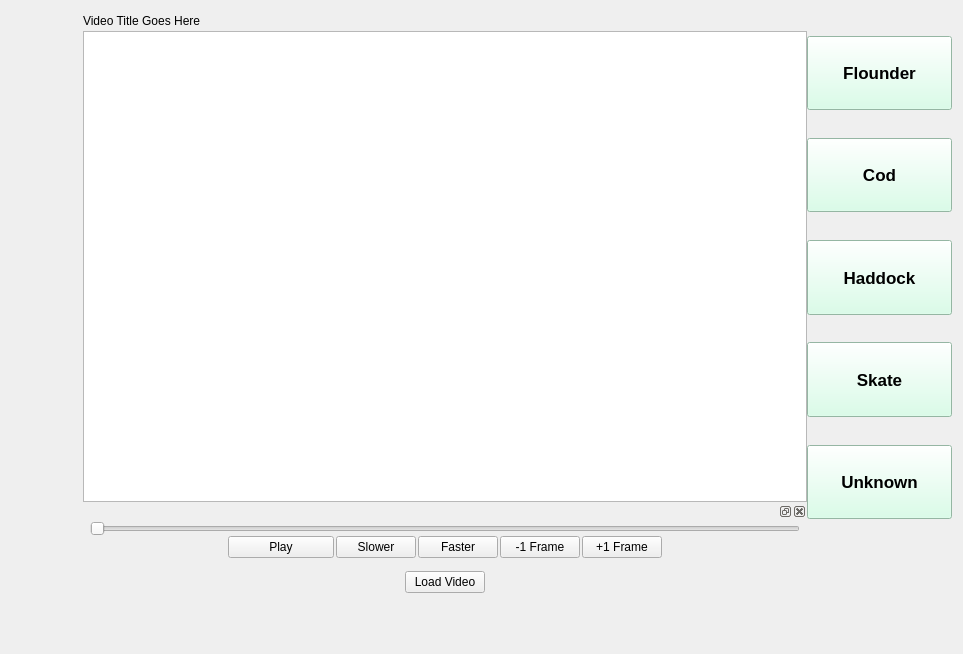
<?xml version="1.0" encoding="UTF-8"?>
<ui version="4.0">
 <class>MainWidget</class>
 <widget class="QWidget" name="MainWidget">
  <property name="geometry">
   <rect>
    <x>0</x>
    <y>0</y>
    <width>963</width>
    <height>654</height>
   </rect>
  </property>
  <property name="windowTitle">
   <string>Form</string>
  </property>
  <property name="autoFillBackground">
   <bool>true</bool>
  </property>
  <layout class="QVBoxLayout" name="verticalLayout">
   <item>
    <layout class="QHBoxLayout" name="horizontalLayout_6" stretch="1,10,2">
     <property name="spacing">
      <number>0</number>
     </property>
     <item>
      <layout class="QVBoxLayout" name="verticalLayout_4">
       <item>
        <spacer name="verticalSpacer_7">
         <property name="orientation">
          <enum>Qt::Vertical</enum>
         </property>
         <property name="sizeHint" stdset="0">
          <size>
           <width>20</width>
           <height>40</height>
          </size>
         </property>
        </spacer>
       </item>
       <item>
        <spacer name="horizontalSpacer_5">
         <property name="orientation">
          <enum>Qt::Horizontal</enum>
         </property>
         <property name="sizeHint" stdset="0">
          <size>
           <width>40</width>
           <height>20</height>
          </size>
         </property>
        </spacer>
       </item>
       <item>
        <spacer name="verticalSpacer_8">
         <property name="orientation">
          <enum>Qt::Vertical</enum>
         </property>
         <property name="sizeHint" stdset="0">
          <size>
           <width>28</width>
           <height>40</height>
          </size>
         </property>
        </spacer>
       </item>
      </layout>
     </item>
     <item>
      <layout class="QVBoxLayout" name="VideoLayout" stretch="0,10,3">
       <property name="spacing">
        <number>0</number>
       </property>
       <property name="sizeConstraint">
        <enum>QLayout::SetNoConstraint</enum>
       </property>
       <item>
        <layout class="QHBoxLayout" name="videoTitleLayout">
         <property name="spacing">
          <number>0</number>
         </property>
         <item>
          <widget class="QLabel" name="videoTitle">
           <property name="text">
            <string>Video Title Goes Here</string>
           </property>
          </widget>
         </item>
         <item>
          <spacer name="horizontalSpacer_3">
           <property name="orientation">
            <enum>Qt::Horizontal</enum>
           </property>
           <property name="sizeHint" stdset="0">
            <size>
             <width>40</width>
             <height>20</height>
            </size>
           </property>
          </spacer>
         </item>
        </layout>
       </item>
       <item>
        <layout class="QHBoxLayout" name="videoWindowLayout">
         <item>
          <widget class="QGraphicsView" name="videoWindow"/>
         </item>
        </layout>
       </item>
       <item>
        <widget class="QDockWidget" name="dockWidget">
         <property name="layoutDirection">
          <enum>Qt::LeftToRight</enum>
         </property>
         <widget class="QWidget" name="videoControlsDockWidget">
          <property name="layoutDirection">
           <enum>Qt::LeftToRight</enum>
          </property>
          <property name="autoFillBackground">
           <bool>false</bool>
          </property>
          <layout class="QVBoxLayout" name="verticalLayout_2">
           <property name="spacing">
            <number>0</number>
           </property>
           <property name="margin">
            <number>0</number>
           </property>
           <item>
            <layout class="QVBoxLayout" name="videoControlLayout" stretch="0,0,0,0,0">
             <property name="spacing">
              <number>0</number>
             </property>
             <item>
              <layout class="QHBoxLayout" name="videoSliderLayout">
               <property name="topMargin">
                <number>0</number>
               </property>
               <item>
                <widget class="QLabel" name="currentTime">
                 <property name="text">
                  <string/>
                 </property>
                </widget>
               </item>
               <item>
                <widget class="QSlider" name="videoSlider">
                 <property name="orientation">
                  <enum>Qt::Horizontal</enum>
                 </property>
                </widget>
               </item>
               <item>
                <widget class="QLabel" name="totalTime">
                 <property name="text">
                  <string/>
                 </property>
                </widget>
               </item>
              </layout>
             </item>
             <item>
              <layout class="QHBoxLayout" name="playLayout" stretch="2,6,2">
               <item>
                <spacer name="horizontalSpacer">
                 <property name="orientation">
                  <enum>Qt::Horizontal</enum>
                 </property>
                 <property name="sizeHint" stdset="0">
                  <size>
                   <width>40</width>
                   <height>20</height>
                  </size>
                 </property>
                </spacer>
               </item>
               <item>
                <layout class="QHBoxLayout" name="playControlsLayout" stretch="2,1,1,1,1">
                 <property name="spacing">
                  <number>2</number>
                 </property>
                 <item>
                  <widget class="QPushButton" name="Play">
                   <property name="sizePolicy">
                    <sizepolicy hsizetype="Minimum" vsizetype="Fixed">
                     <horstretch>0</horstretch>
                     <verstretch>0</verstretch>
                    </sizepolicy>
                   </property>
                   <property name="text">
                    <string>Play</string>
                   </property>
                  </widget>
                 </item>
                 <item>
                  <widget class="QPushButton" name="SlowDown">
                   <property name="sizePolicy">
                    <sizepolicy hsizetype="Minimum" vsizetype="Fixed">
                     <horstretch>0</horstretch>
                     <verstretch>0</verstretch>
                    </sizepolicy>
                   </property>
                   <property name="minimumSize">
                    <size>
                     <width>0</width>
                     <height>0</height>
                    </size>
                   </property>
                   <property name="text">
                    <string>Slower</string>
                   </property>
                  </widget>
                 </item>
                 <item>
                  <widget class="QPushButton" name="SpeedUp">
                   <property name="enabled">
                    <bool>true</bool>
                   </property>
                   <property name="sizePolicy">
                    <sizepolicy hsizetype="Minimum" vsizetype="Fixed">
                     <horstretch>0</horstretch>
                     <verstretch>0</verstretch>
                    </sizepolicy>
                   </property>
                   <property name="minimumSize">
                    <size>
                     <width>0</width>
                     <height>0</height>
                    </size>
                   </property>
                   <property name="sizeIncrement">
                    <size>
                     <width>0</width>
                     <height>0</height>
                    </size>
                   </property>
                   <property name="text">
                    <string>Faster</string>
                   </property>
                  </widget>
                 </item>
                 <item>
                  <widget class="QPushButton" name="minusOneFrame">
                   <property name="text">
                    <string>-1 Frame</string>
                   </property>
                  </widget>
                 </item>
                 <item>
                  <widget class="QPushButton" name="plusOneFrame">
                   <property name="text">
                    <string>+1 Frame</string>
                   </property>
                  </widget>
                 </item>
                </layout>
               </item>
               <item>
                <spacer name="horizontalSpacer_2">
                 <property name="orientation">
                  <enum>Qt::Horizontal</enum>
                 </property>
                 <property name="sizeHint" stdset="0">
                  <size>
                   <width>40</width>
                   <height>20</height>
                  </size>
                 </property>
                </spacer>
               </item>
              </layout>
             </item>
             <item>
              <spacer name="verticalSpacer_9">
               <property name="orientation">
                <enum>Qt::Vertical</enum>
               </property>
               <property name="sizeType">
                <enum>QSizePolicy::Fixed</enum>
               </property>
               <property name="sizeHint" stdset="0">
                <size>
                 <width>20</width>
                 <height>13</height>
                </size>
               </property>
              </spacer>
             </item>
             <item>
              <layout class="QHBoxLayout" name="loadVideoLayout">
               <item>
                <spacer name="horizontalSpacer_7">
                 <property name="orientation">
                  <enum>Qt::Horizontal</enum>
                 </property>
                 <property name="sizeHint" stdset="0">
                  <size>
                   <width>40</width>
                   <height>20</height>
                  </size>
                 </property>
                </spacer>
               </item>
               <item>
                <widget class="QPushButton" name="LoadVideo">
                 <property name="minimumSize">
                  <size>
                   <width>80</width>
                   <height>0</height>
                  </size>
                 </property>
                 <property name="maximumSize">
                  <size>
                   <width>16777215</width>
                   <height>16777215</height>
                  </size>
                 </property>
                 <property name="text">
                  <string>Load Video</string>
                 </property>
                </widget>
               </item>
               <item>
                <spacer name="horizontalSpacer_6">
                 <property name="orientation">
                  <enum>Qt::Horizontal</enum>
                 </property>
                 <property name="sizeHint" stdset="0">
                  <size>
                   <width>40</width>
                   <height>20</height>
                  </size>
                 </property>
                </spacer>
               </item>
              </layout>
             </item>
             <item>
              <spacer name="verticalSpacer_11">
               <property name="orientation">
                <enum>Qt::Vertical</enum>
               </property>
               <property name="sizeHint" stdset="0">
                <size>
                 <width>20</width>
                 <height>40</height>
                </size>
               </property>
              </spacer>
             </item>
            </layout>
           </item>
          </layout>
         </widget>
        </widget>
       </item>
      </layout>
     </item>
     <item>
      <layout class="QVBoxLayout" name="countingControlsLayout" stretch="1,3,1,3,1,3,1,3,1,3,5">
       <property name="spacing">
        <number>3</number>
       </property>
       <item>
        <spacer name="verticalSpacer_10">
         <property name="orientation">
          <enum>Qt::Vertical</enum>
         </property>
         <property name="sizeHint" stdset="0">
          <size>
           <width>20</width>
           <height>30</height>
          </size>
         </property>
        </spacer>
       </item>
       <item>
        <widget class="QPushButton" name="addFlounder">
         <property name="sizePolicy">
          <sizepolicy hsizetype="Minimum" vsizetype="Minimum">
           <horstretch>0</horstretch>
           <verstretch>0</verstretch>
          </sizepolicy>
         </property>
         <property name="minimumSize">
          <size>
           <width>0</width>
           <height>50</height>
          </size>
         </property>
         <property name="baseSize">
          <size>
           <width>0</width>
           <height>0</height>
          </size>
         </property>
         <property name="font">
          <font>
           <pointsize>13</pointsize>
           <weight>75</weight>
           <bold>true</bold>
          </font>
         </property>
         <property name="autoFillBackground">
          <bool>false</bool>
         </property>
         <property name="styleSheet">
          <string notr="true">background-color: rgb(208, 255, 228);
selection-background-color: rgb(1, 207, 111);</string>
         </property>
         <property name="text">
          <string>Flounder</string>
         </property>
         <property name="iconSize">
          <size>
           <width>16</width>
           <height>16</height>
          </size>
         </property>
        </widget>
       </item>
       <item>
        <spacer name="verticalSpacer_3">
         <property name="orientation">
          <enum>Qt::Vertical</enum>
         </property>
         <property name="sizeType">
          <enum>QSizePolicy::Minimum</enum>
         </property>
         <property name="sizeHint" stdset="0">
          <size>
           <width>20</width>
           <height>20</height>
          </size>
         </property>
        </spacer>
       </item>
       <item>
        <widget class="QPushButton" name="addCod">
         <property name="sizePolicy">
          <sizepolicy hsizetype="Minimum" vsizetype="Minimum">
           <horstretch>0</horstretch>
           <verstretch>0</verstretch>
          </sizepolicy>
         </property>
         <property name="minimumSize">
          <size>
           <width>0</width>
           <height>50</height>
          </size>
         </property>
         <property name="font">
          <font>
           <pointsize>13</pointsize>
           <weight>75</weight>
           <bold>true</bold>
          </font>
         </property>
         <property name="styleSheet">
          <string notr="true">background-color: rgb(208, 255, 228);
selection-background-color: rgb(1, 207, 111);</string>
         </property>
         <property name="text">
          <string>Cod</string>
         </property>
        </widget>
       </item>
       <item>
        <spacer name="verticalSpacer_4">
         <property name="orientation">
          <enum>Qt::Vertical</enum>
         </property>
         <property name="sizeType">
          <enum>QSizePolicy::Minimum</enum>
         </property>
         <property name="sizeHint" stdset="0">
          <size>
           <width>20</width>
           <height>20</height>
          </size>
         </property>
        </spacer>
       </item>
       <item>
        <widget class="QPushButton" name="addHaddock">
         <property name="sizePolicy">
          <sizepolicy hsizetype="Minimum" vsizetype="Minimum">
           <horstretch>0</horstretch>
           <verstretch>0</verstretch>
          </sizepolicy>
         </property>
         <property name="minimumSize">
          <size>
           <width>0</width>
           <height>50</height>
          </size>
         </property>
         <property name="font">
          <font>
           <pointsize>13</pointsize>
           <weight>75</weight>
           <bold>true</bold>
          </font>
         </property>
         <property name="styleSheet">
          <string notr="true">background-color: rgb(208, 255, 228);
selection-background-color: rgb(1, 207, 111);</string>
         </property>
         <property name="text">
          <string>Haddock</string>
         </property>
        </widget>
       </item>
       <item>
        <spacer name="verticalSpacer_5">
         <property name="orientation">
          <enum>Qt::Vertical</enum>
         </property>
         <property name="sizeType">
          <enum>QSizePolicy::Minimum</enum>
         </property>
         <property name="sizeHint" stdset="0">
          <size>
           <width>20</width>
           <height>20</height>
          </size>
         </property>
        </spacer>
       </item>
       <item>
        <widget class="QPushButton" name="addSkate">
         <property name="sizePolicy">
          <sizepolicy hsizetype="Minimum" vsizetype="Minimum">
           <horstretch>0</horstretch>
           <verstretch>0</verstretch>
          </sizepolicy>
         </property>
         <property name="minimumSize">
          <size>
           <width>0</width>
           <height>50</height>
          </size>
         </property>
         <property name="font">
          <font>
           <pointsize>13</pointsize>
           <weight>75</weight>
           <bold>true</bold>
          </font>
         </property>
         <property name="styleSheet">
          <string notr="true">background-color: rgb(208, 255, 228);
selection-background-color: rgb(1, 207, 111);</string>
         </property>
         <property name="text">
          <string>Skate</string>
         </property>
        </widget>
       </item>
       <item>
        <spacer name="verticalSpacer_6">
         <property name="orientation">
          <enum>Qt::Vertical</enum>
         </property>
         <property name="sizeType">
          <enum>QSizePolicy::Minimum</enum>
         </property>
         <property name="sizeHint" stdset="0">
          <size>
           <width>20</width>
           <height>20</height>
          </size>
         </property>
        </spacer>
       </item>
       <item>
        <widget class="QPushButton" name="addUnknown">
         <property name="sizePolicy">
          <sizepolicy hsizetype="Expanding" vsizetype="Minimum">
           <horstretch>0</horstretch>
           <verstretch>0</verstretch>
          </sizepolicy>
         </property>
         <property name="minimumSize">
          <size>
           <width>0</width>
           <height>50</height>
          </size>
         </property>
         <property name="font">
          <font>
           <family>MS Shell Dlg 2</family>
           <pointsize>13</pointsize>
           <weight>75</weight>
           <bold>true</bold>
          </font>
         </property>
         <property name="styleSheet">
          <string notr="true">background-color: rgb(208, 255, 228);
selection-background-color: rgb(1, 207, 111);</string>
         </property>
         <property name="text">
          <string>Unknown</string>
         </property>
        </widget>
       </item>
       <item>
        <spacer name="verticalSpacer_2">
         <property name="orientation">
          <enum>Qt::Vertical</enum>
         </property>
         <property name="sizeHint" stdset="0">
          <size>
           <width>20</width>
           <height>50</height>
          </size>
         </property>
        </spacer>
       </item>
      </layout>
     </item>
    </layout>
   </item>
  </layout>
 </widget>
 <resources/>
 <connections/>
</ui>
